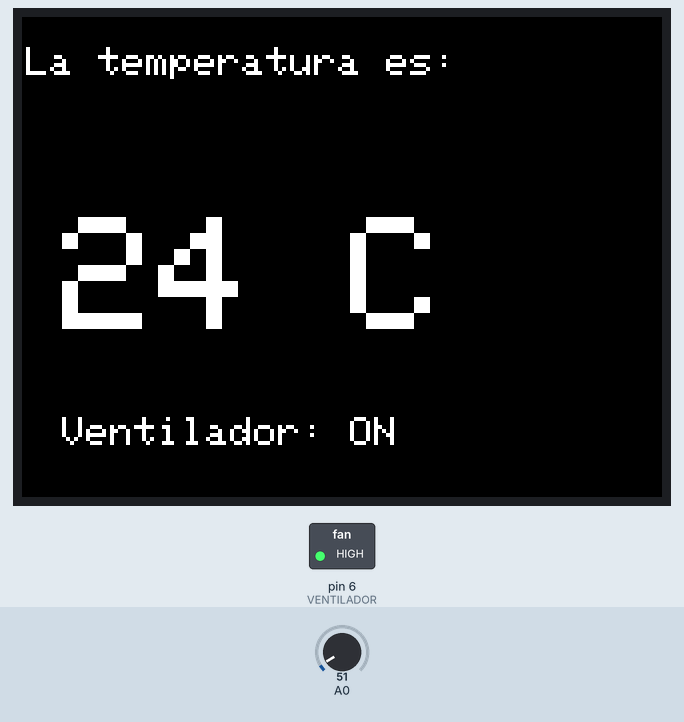
Recording of a sketch running on a simulated Arduino Uno, built with avr-gcc and run on an emulated ATmega328P. Parts: 320×240 colour display, switched loads named in the sketch (green lamp = pin HIGH). Inputs (shaded band) come from the test bench; at power-on: A0 = 51.

Above: at 1.4 s.
1.5 s: A0 set to 45
At 3.4 s:
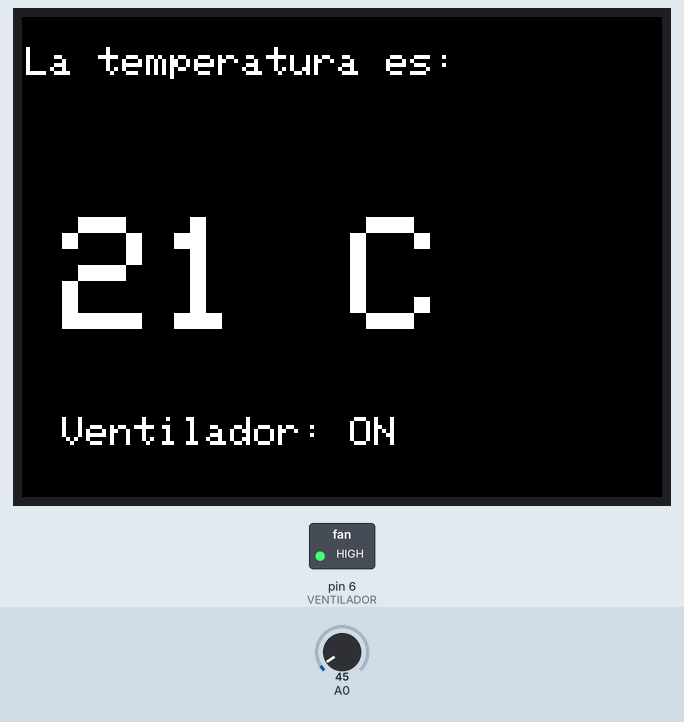
3.7 s: A0 set to 39
At 5.0 s:
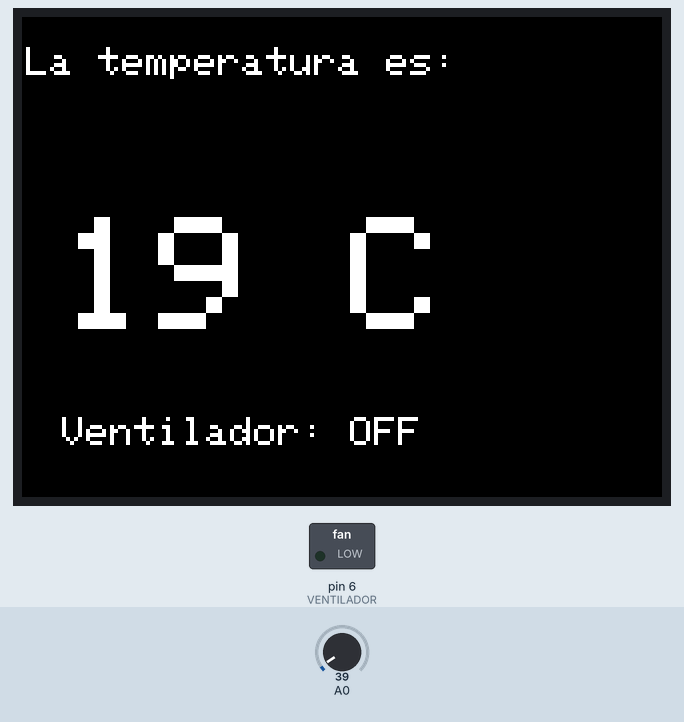
5.8 s: A0 set to 61
At 7.6 s:
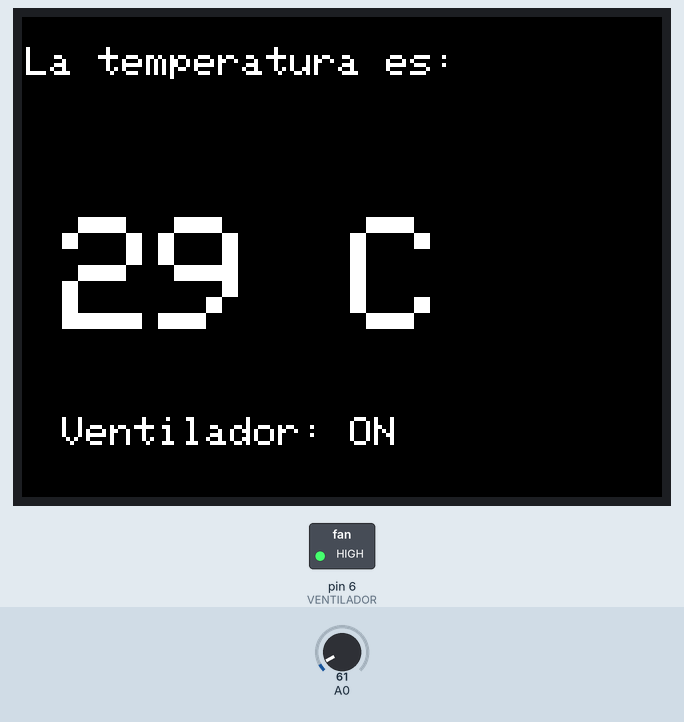
Timing chart, 0 to 9.1 s (numbered marks = the images above; inputs shaded):
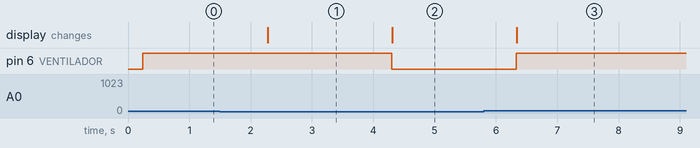

The sketch:

sketch_SensorTemperatura.ino
```cpp
/*
  Visualizacion en pantalla TFT bus SPI ILI9341 de temperatura desde LM35
  desde iniciado el programa. Requiere librerias Adafruit ILI9341 y Adafruit GFX

  Autor: Andres Hoyos
*/

#include <SPI.h>    // incluye libreria bus SPI
#include <Adafruit_GFX.h> // incluye libreria para manejo de graficos
#include <Adafruit_ILI9341.h> // incluye libreria para controlador ILI9341

#define TFT_DC 9    // define constante TFT_DC con numero 9
#define TFT_CS 10   // define constante TFT_CS con numero 10

Adafruit_ILI9341 tft = Adafruit_ILI9341(TFT_CS, TFT_DC);  // crea objeto
int SENSOR; //variable para leer sensor
int TEMPERATURA; //variable para la temperatura real
int VENTILADOR = 6; //ventilador conectado al puerto 6
String ESVEN; //variable estado ventilador

void setup(){
  pinMode(VENTILADOR, OUTPUT); //establecer salida ventilador
  tft.begin();        // inicializa pantalla
  tft.setRotation(3);     // establece posicion horizontal con pines hacia abajo
  tft.fillScreen(ILI9341_BLACK);    // relleno de pantalla en color negro
  tft.setTextColor(ILI9341_WHITE);  // color de texto en blanco
  tft.setTextSize(2);     // escala de texto en 2
  tft.setCursor(2,15);     // ubica cursor en esquina superior izquierda
  tft.print("La temperatura es:");  // imprime texto
}

void loop(){
  SENSOR = analogRead(A0); //lee lo que hay en la entrada análoga
  TEMPERATURA = ((SENSOR * 5000.0) / 1023) / 10; //conversion de la lectura analogica
                                                 //10mV por cada °C, 5V = 1023
  tft.setTextColor(ILI9341_WHITE, ILI9341_BLACK);  // texto blanco en fondo negro
  tft.setTextSize(8);     // escala de texto en 8
  tft.setCursor(20,100);    // ubica cursor
  tft.print(TEMPERATURA);   // imprime la temperatura leida
  tft.print(" C");          // y coloca el tipo de dato °C

  if(TEMPERATURA > 20.0){ //establece un valor de referencia para encender ventilador
    digitalWrite(VENTILADOR, HIGH); //enciende ventilador, si la temperatura>20
    ESVEN = "Ventilador: ON "; //estado ventilador
  }else{
    digitalWrite(VENTILADOR, LOW);//apaga si no se cumple la anterior condicion
    ESVEN = "Ventilador: OFF"; //estado ventilador
  }
  tft.setTextSize(2); //establece tamaño del texto
  tft.setCursor(20,200);    // ubica cursor
  tft.print(ESVEN); //imprime el estado del ventilador
  delay(1000);        // retardo
}
```

Measured:
- the behaviour switches between 43 and 42 on A0 (found by bisection; images 1 and 2)
- after the input at 1.5 s, the display: changes after 0.78 s (image 1)
- after the input at 3.7 s, pin 6 (VENTILADOR): HIGH → LOW after 0.60 s; the display: changes after 0.61 s (image 2)
- after the input at 5.8 s, pin 6 (VENTILADOR): LOW → HIGH after 0.53 s; the display: changes after 0.54 s (image 3)
